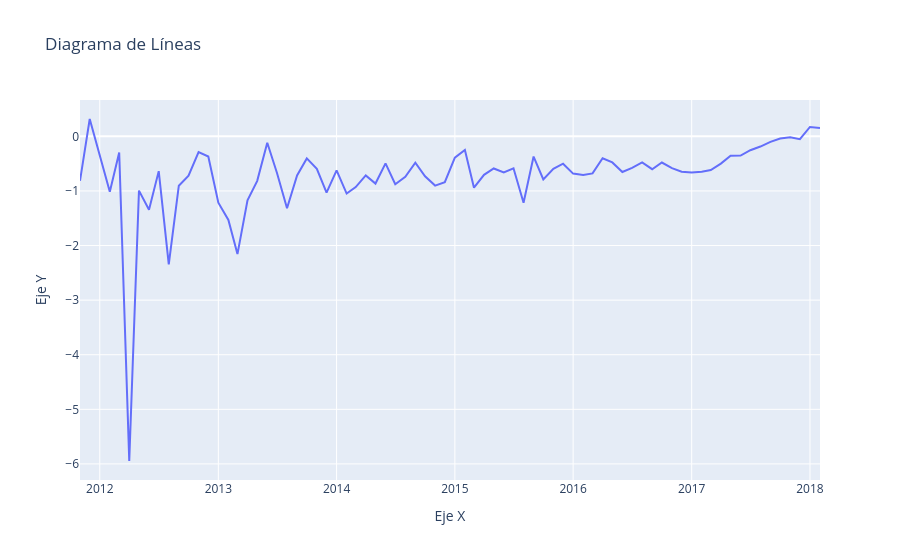

The cell this chart's notebook holds for it:
### Code cell
fig = px.line(
    vdf_target_by_month,
    x="first_active_month",  # Eje X
    y="mean_target",  # Eje Y
    title="Diagrama de Líneas",
    labels={"first_active_month": "Eje X", "mean_target": "Eje Y"}  # Etiquetas personalizadas
)

# Mostrar el gráfico
fig.show()

### Figure 1 — Plotly figure (JSON) as saved in the notebook; plotly's stock layout.template omitted (floating-point values rounded to 4 significant figures)
{"data": [{"hovertemplate": "Eje X=%{x}<br>Eje Y=%{y}<extra></extra>", "legendgroup": "", "line": {"color": "#636efa", "dash": "solid"}, "marker": {"symbol": "circle"}, "mode": "lines", "name": "", "orientation": "v", "showlegend": false, "type": "scatter", "x": ["2011-11", "2011-12", "2012-02", "2012-03", "2012-04", "2012-05", "2012-06", "2012-07", "2012-08", "2012-09", "2012-10", "2012-11", "2012-12", "2013-01", "2013-02", "2013-03", "2013-04", "2013-05", "2013-06", "2013-07", "2013-08", "2013-09", "2013-10", "2013-11", "2013-12", "2014-01", "2014-02", "2014-03", "2014-04", "2014-05", "2014-06", "2014-07", "2014-08", "2014-09", "2014-10", "2014-11", "2014-12", "2015-01", "2015-02", "2015-03", "2015-04", "2015-05", "2015-06", "2015-07", "2015-08", "2015-09", "2015-10", "2015-11", "2015-12", "2016-01", "2016-02", "2016-03", "2016-04", "2016-05", "2016-06", "2016-07", "2016-08", "2016-09", "2016-10", "2016-11", "2016-12", "2017-01", "2017-02", "2017-03", "2017-04", "2017-05", "2017-06", "2017-07", "2017-08", "2017-09", "2017-10", "2017-11", "2017-12", "2018-01", "2018-02"], "xaxis": "x", "y": [-0.8151, 0.318, -1.015, -0.2963, -5.946, -0.9941, -1.345, -0.6366, -2.346, -0.9038, -0.7203, -0.2883, -0.3695, -1.216, -1.53, -2.156, -1.173, -0.8151, -0.1175, -0.6701, -1.317, -0.7156, -0.404, -0.5938, -1.03, -0.6239, -1.047, -0.9293, -0.7146, -0.8646, -0.4947, -0.8772, -0.7404, -0.4821, -0.7321, -0.9014, -0.8405, -0.3893, -0.25, -0.9399, -0.7051, -0.588, -0.6595, -0.5846, -1.215, -0.3702, -0.7894, -0.5942, -0.5007, -0.6819, -0.7056, -0.6788, -0.4003, -0.4779, -0.6534, -0.5759, -0.4777, -0.6015, -0.4794, -0.5817, -0.6469, -0.6615, -0.6478, -0.6168, -0.4984, -0.3553, -0.3519, -0.2537, -0.1866, -0.1009, -0.03832, -0.01781, -0.05123, 0.172, 0.1551], "yaxis": "y"}], "layout": {"legend": {"tracegroupgap": 0}, "title": {"text": "Diagrama de Líneas"}, "xaxis": {"anchor": "y", "domain": [0, 1], "title": {"text": "Eje X"}}, "yaxis": {"anchor": "x", "domain": [0, 1], "title": {"text": "Eje Y"}}}}
